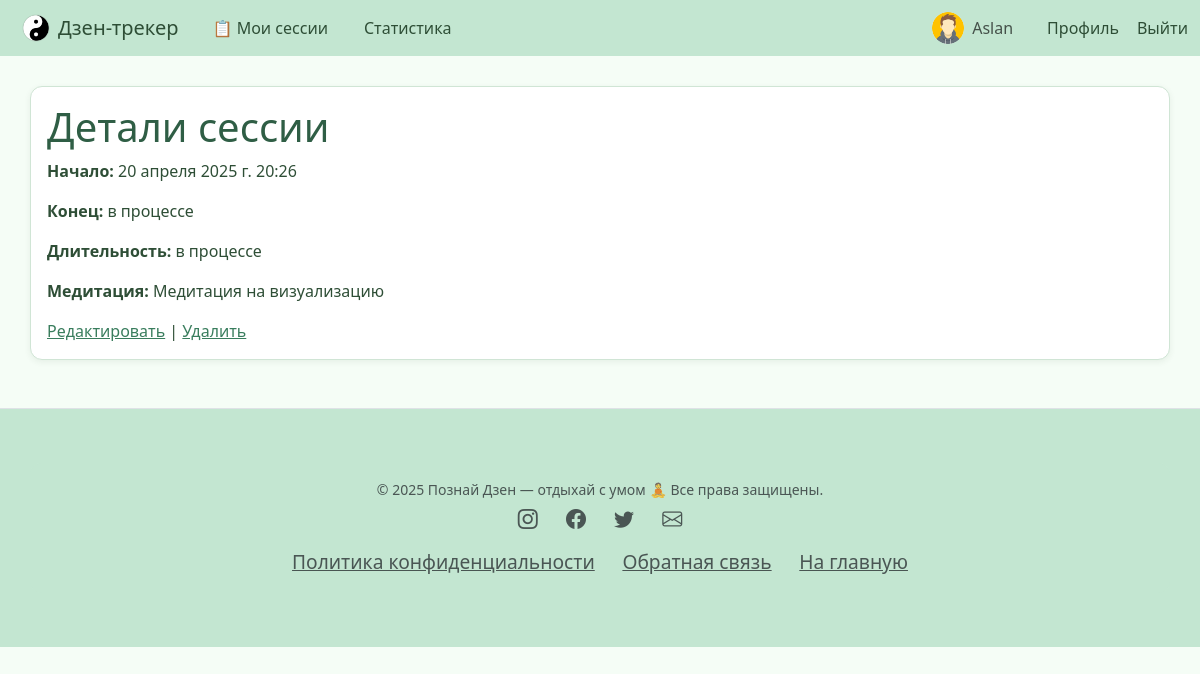
/session/22/ (signed in), run on an earlier commit of the app's database.
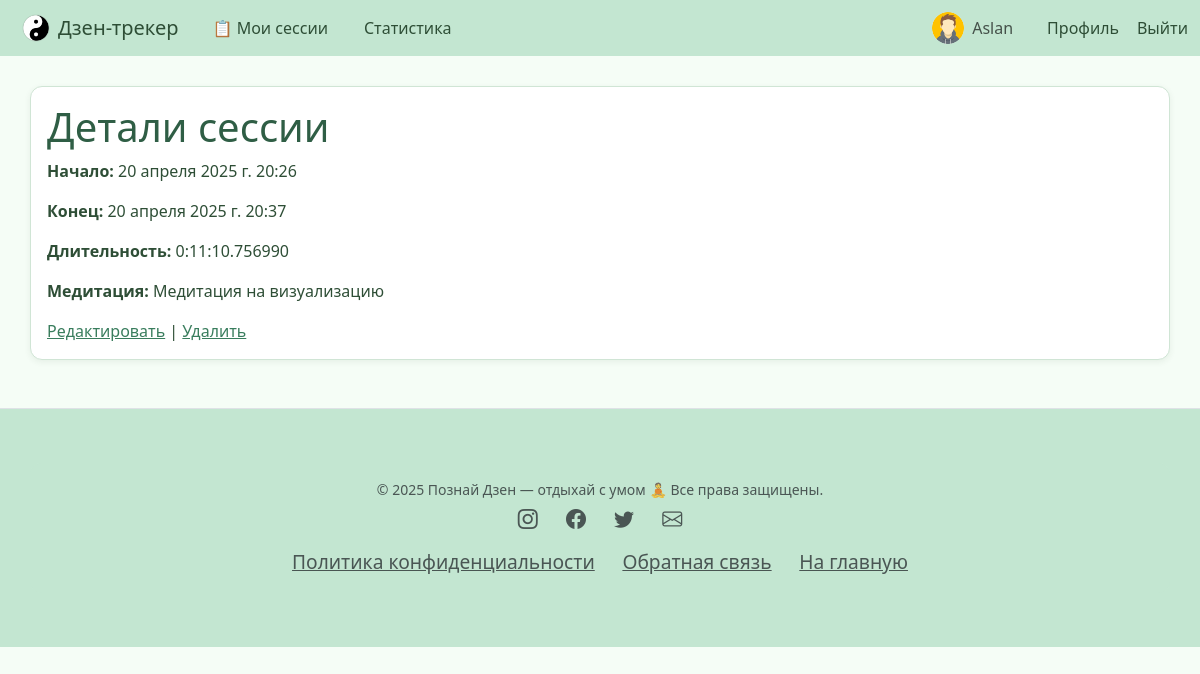
And on a later commit of the database.
### tracker/models.py (models this page shows, shortened)
class RestSession(models.Model):
    user = models.ForeignKey(User, on_delete=models.CASCADE)
    start_time = models.DateTimeField(default=now)
    end_time = models.DateTimeField(null=True, blank=True)
    meditation = models.ForeignKey('Meditation', null=True, blank=True, on_delete=models.SET_NULL)
    breathing_exercise = models.ForeignKey('BreathingExercise', null=True, blank=True, on_delete=models.SET_NULL)
    def duration(self):
        if self.end_time:
            return self.end_time - self.start_time
        return None

class Meditation(models.Model):
    title = models.CharField(max_length=100)
    description = models.TextField()
    image = models.ImageField(upload_to='meditation_images/', null=True, blank=True)
    instructions = models.TextField(blank=True, null=True)
    duration = models.PositiveIntegerField(help_text="Длительность в минутах", default=5)

### tracker/views.py (the view)
# urls.py: path('session/<int:pk>/', views.RestSessionDetailView.as_view(), name='restsession_detail'),
class RestSessionDetailView(LoginRequiredMixin, UserPassesTestMixin, DetailView):
    model = RestSession
    template_name = 'restsession_detail.html'
    def test_func(self):
        return self.get_object().user == self.request.user or self.request.user.is_staff

### templates/restsession_detail.html (shortened to what this page needs)
{% extends 'base.html' %}
{% block content %}
    <h1>Детали сессии</h1>
    <p><strong>Начало:</strong> {{ object.start_time }}</p>
    <p><strong>Конец:</strong> {{ object.end_time|default:"в процессе" }}</p>
    <p><strong>Длительность:</strong> {{ object.duration|default:"в процессе" }}</p>
    {% if object.meditation %}
        <p><strong>Медитация:</strong> {{ object.meditation.title }}</p>
    {% endif %}
    <a href="{% url 'restsession_update' object.pk %}">Редактировать</a> |
    <a href="{% url 'restsession_delete' object.pk %}">Удалить</a>
{% endblock %}

What changed in the data, as far as the page shows it:
changed RestSession "Медитация на визуализацию": end_time "в процессе" → "20 апреля 2025 г. 20:37"; duration "в процессе" → "0:11:10.756990"
